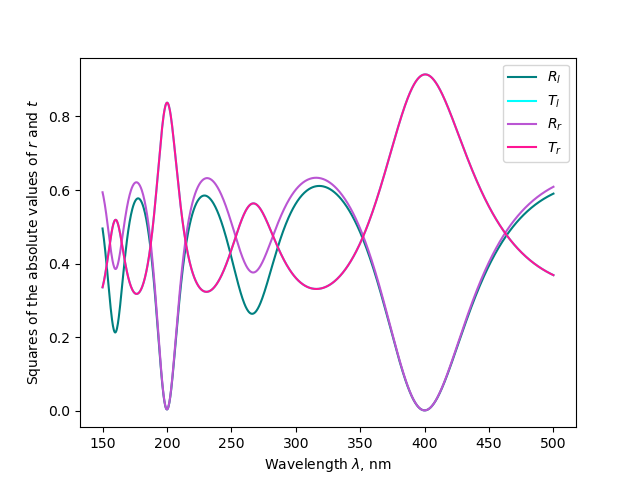

Write the Python code that produced this figure.
import lib
import numpy as np
from matplotlib import pyplot as plt

eps1 = 4 + 0.05j
eps2 = 16 + 0.1j
d1 = 100
d2 = 50

wavelengths = np.linspace(150, 500, 1000)

layers = [(d1, eps1), (d2, eps2)]
left_matrices = [lib.total_matrix(lam, layers) for lam in wavelengths]
right_matrices = [lib.total_matrix(lam, reversed(layers)) for lam in wavelengths]

# Left coefficients.
r_l = np.array([lib.r(matrix) for matrix in left_matrices])
t_l = np.array([lib.t(matrix) for matrix in left_matrices])
R_l = abs(r_l)**2
T_l = abs(t_l)**2

# Right coefficients.
r_r = np.array([lib.r(matrix) for matrix in right_matrices])
t_r = np.array([lib.t(matrix) for matrix in right_matrices])
R_r = abs(r_r)**2
T_r = abs(t_r)**2

plt.plot(wavelengths, R_l, label=r"$R_l$", color="teal")
plt.plot(wavelengths, T_l, label=r"$T_l$", color="cyan")
plt.plot(wavelengths, R_r, label=r"$R_r$", color="mediumorchid")
plt.plot(wavelengths, T_r, label=r"$T_r$", color="deeppink")

plt.xlabel(r"Wavelength $\lambda$, nm")
plt.ylabel(r"Squares of the absolute values of $r$ and $t$")

plt.legend()
plt.savefig("two_layers.png")